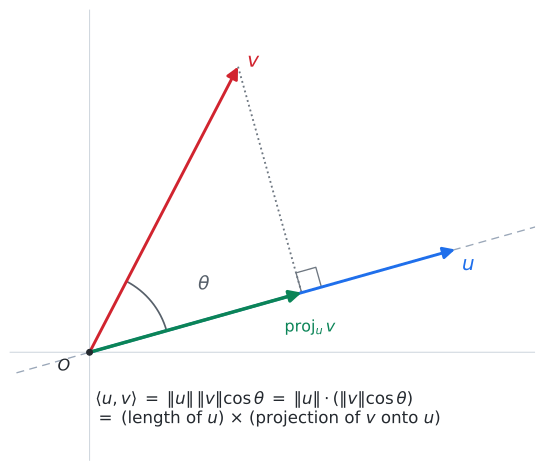

Write Python code to recreate this figure.
#!/usr/bin/env python3
"""Static figure for 07강 4기 19강 — the inner product as "orthogonal projection
× two magnitudes" (lecture §8). Renders next to itself as an SVG embedded by the note.

Reproduce:  uv run --with matplotlib --with numpy python 19-inner-product-projection.py
"""
from pathlib import Path
import numpy as np
import matplotlib.pyplot as plt
from matplotlib.patches import Arc, FancyArrowPatch

OUT = Path(__file__).with_suffix(".svg")

u = np.array([3.2, 0.9])
v = np.array([1.3, 2.5])
proj = (u @ v) / (u @ u) * u          # foot of perpendicular of v onto span(u)
ulen, vlen = np.linalg.norm(u), np.linalg.norm(v)
cos = (u @ v) / (ulen * vlen)
theta = np.degrees(np.arctan2(*u[::-1])), np.degrees(np.arctan2(*v[::-1]))

fig, ax = plt.subplots(figsize=(6.2, 5.0))


def arrow(p, color, lw=2.2):
    ax.add_patch(FancyArrowPatch((0, 0), p, arrowstyle="-|>", mutation_scale=18,
                                 lw=lw, color=color, shrinkA=0, shrinkB=0, zorder=5))


# span(u) line, the two vectors, the projection drop
t = np.linspace(-0.2, 1.25, 2)
ax.plot(t * u[0], t * u[1], color="#9aa7b8", lw=1.0, ls=(0, (6, 4)), zorder=1)
arrow(u, "#1f6feb")          # u
arrow(v, "#d1242f")          # v
arrow(proj, "#0b8457", 2.6)  # proj_u v (the part of v along u)
ax.plot([v[0], proj[0]], [v[1], proj[1]], color="#6e7781", lw=1.4, ls=":", zorder=2)

# right-angle marker at the foot
d1 = (u / ulen) * 0.18
d2 = ((v - proj) / np.linalg.norm(v - proj)) * 0.18
sq = np.array([proj + d1, proj + d1 + d2, proj + d2, proj])
ax.plot(sq[:, 0], sq[:, 1], color="#6e7781", lw=1.0, zorder=3)

# angle arc between u and v
ax.add_patch(Arc((0, 0), 1.4, 1.4, angle=0, theta1=theta[0], theta2=theta[1],
                 color="#57606a", lw=1.3))
ax.text(0.95, 0.55, r"$\theta$", color="#57606a", fontsize=14)

# labels
ax.text(u[0] + 0.06, u[1] - 0.18, r"$u$", color="#1f6feb", fontsize=15, weight="bold")
ax.text(v[0] + 0.08, v[1], r"$v$", color="#d1242f", fontsize=15, weight="bold")
ax.text(proj[0] - 0.15, proj[1] - 0.34, r"$\mathrm{proj}_u\,v$", color="#0b8457", fontsize=12)

ax.text(0.05, -0.62,
        r"$\langle u,v\rangle \;=\; \|u\|\,\|v\|\cos\theta \;=\; \|u\|\cdot(\|v\|\cos\theta)$"
        "\n" r"$=$ (length of $u$) $\times$ (projection of $v$ onto $u$)",
        fontsize=12.5, color="#24292f")

ax.scatter([0], [0], s=18, color="#24292f", zorder=6)
ax.text(-0.28, -0.16, r"$O$", fontsize=12, color="#24292f")
ax.set_xlim(-0.7, 3.9)
ax.set_ylim(-0.95, 3.0)
ax.set_aspect("equal")
ax.axhline(0, color="#d0d7de", lw=0.8, zorder=0)
ax.axvline(0, color="#d0d7de", lw=0.8, zorder=0)
ax.set_xticks([]); ax.set_yticks([])
for s in ax.spines.values():
    s.set_visible(False)
fig.tight_layout()
fig.savefig(OUT, format="svg", bbox_inches="tight")
print(f"wrote {OUT}  (⟨u,v⟩={u @ v:.2f}, ‖u‖={ulen:.2f}, ‖v‖={vlen:.2f}, cosθ={cos:.3f})")
